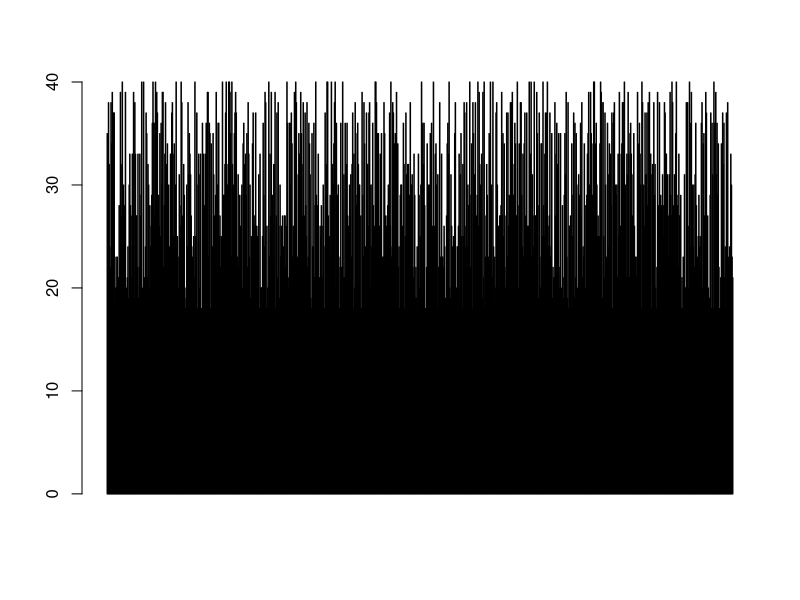
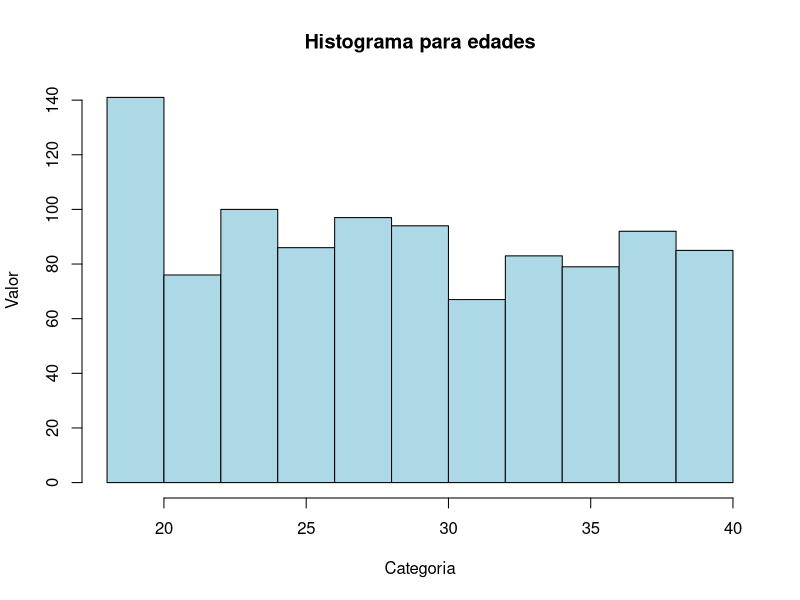
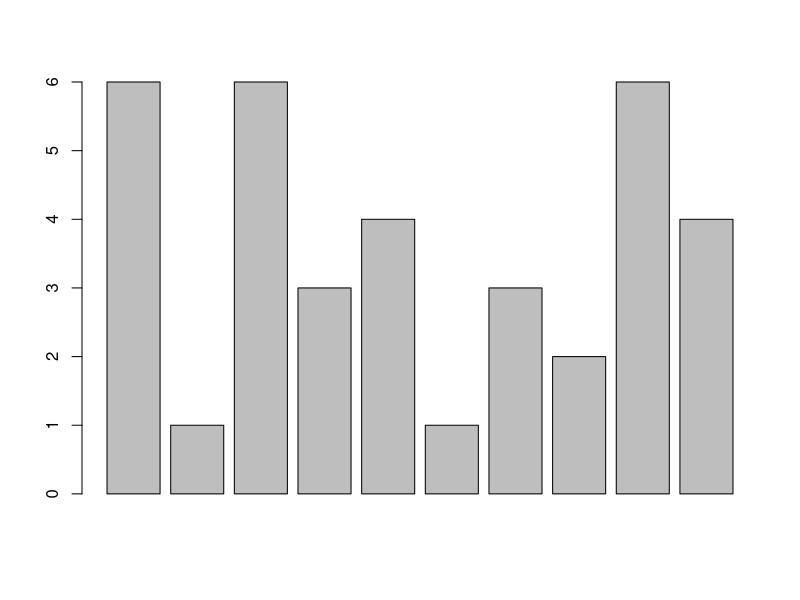

The R source for these figures, in order: (Note: this script raises an error after producing the figures.)
set.seed(1998)
muestra <- sample(18:40, 1000, replace=TRUE)
muestra 
barplot(muestra)
hist(muestra, main = "Histograma para edades", xlab = "Categoria",
     ylab = "Valor", col = "lightblue")

muestra_1 <- sample(1:7,10, replace=TRUE)
barplot(muestra_1)
library(ggplot2)
datos_barras <- data.frame(
  categoria = c(17, 18, 19, 20, 22, 23, 24, 25, 26, 27),
  frecuencia = c(2, 4, 5, 4, 1, 5, 4, 5, 5, 5))
g1 <- ggplot(datos_barras, aes(x = categoria, y = frecuencia)) +
  geom_bar(stat = "identity", fill = "steelblue") + 
  labs(title = "Grafico de barras")


primer_digito_decimal <- function(numero){
  cadena <- as.character(numero)
  posicion_decimal <- stringr::str_locate(cadena, "\\.")[[1,1]]
  
  if (is.na(posicion_decimal)){
    return(0)
  }
  primer_digito <- substr(cadena, posicion_decimal+1, posicion_decimal+1)
  return(as.numeric(primer_digito))
}

aproximar <- function(numero){
  digito <- primer_digito_decimal(numero)
  if (digito %% 2 == 0){
    return(ceiling(numero))
  } else {
    return(floor(numero))
  }
}

tabla_agrupados <- function(lista){
  k <- 1+3.322*log10(length(lista))
  k_new <- aproximar(k)
  rango <- max(lista)-min(lista)
  amplitud <- rango/k_new
  L <- min(lista)+amplitud*(0:k_new)
  mc <- numeric(length(L)-1)
  for (i in 1:(length(L)-1)){
    mc[i] <- (L[i]+L[i+1])/2
  }
  #Cut es para hacer los intervalos
  intervalos <- cut(lista, breaks = k_new, right = FALSE, include.lowest = TRUE)
  tabla_frec <- as.data.frame(table(intervalos))
  
  names(tabla_frec) <- c("Edades", "fi", "Marca clase")
  tabla_frec$
  
  # Calcular mc
  marca_clase <- (intervalos[-length(intervalos)] + intervalos[-1]) / 2
  
return(tabla_frec)
}
tabla_agrupados(muestra)








